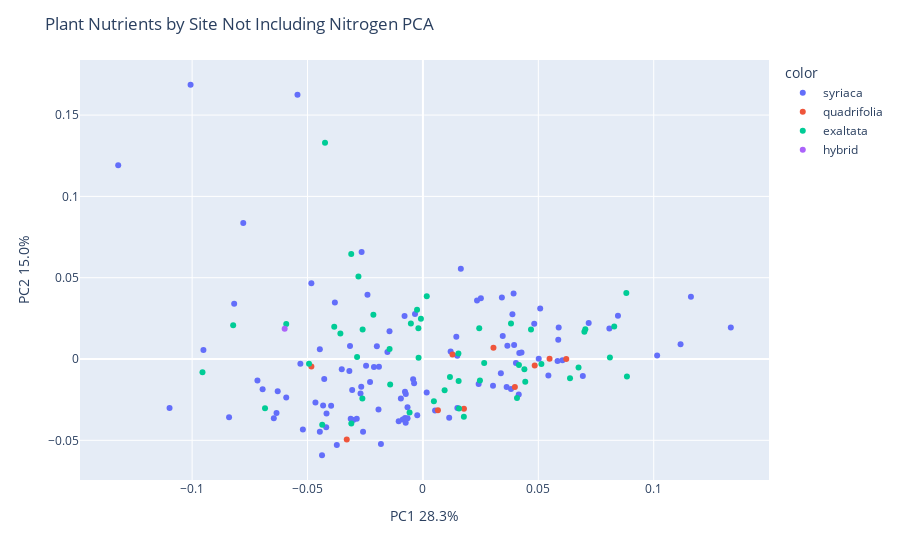

Notebook code cell kept with this figure:
### Markdown cell above
### Without further modification PCA by Species

### Code cell
X = pivoted_df[genera_col]

pca = PCA(n_components=2)
components = pca.fit_transform(X)

fig = px.scatter(components, x=0, y=1, color=pivoted_df['species'])
fig.update_layout(
    title = "Plant Nutrients by Site Not Including Nitrogen PCA",
    xaxis_title="PC1 " + str(round(100*pca.explained_variance_ratio_[0], 1)) + '%',
    yaxis_title="PC2 " + str(round(100*pca.explained_variance_ratio_[1], 1)) + '%')
fig.show()
